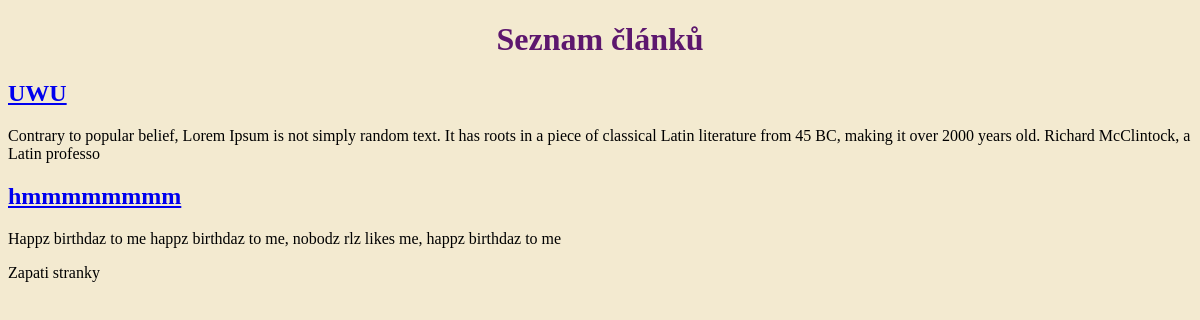
The app's page /, older data.
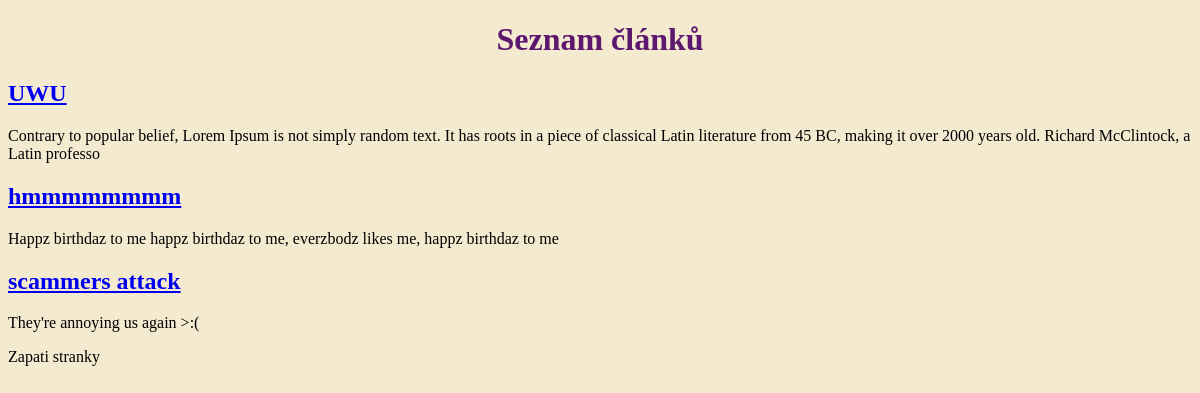
The same page, newer data.
### content/models.py (models this page shows, shortened)
class Article(models.Model):
    title = models.CharField(max_length=100)
    perex = models.TextField(max_length=200)
    text = models.TextField()
    published = models.DateTimeField()
    categories = models.ManyToManyField(Category, related_name='articles')

### content/views.py (the view)
# urls.py: path("", articles, name="articles"),
def articles(request):
    articles=Article.objects.all()
    return render(request, 'content/articles.html', {'articles': articles})

### content/templates/content/articles.html (shortened to what this page needs)
{% extends "content/base.html" %}
{% block title %}
<h1>Seznam článků</h1>
{% endblock %}
{% block main %}
    {% for article in articles %}
        <h2><a href = "{% url 'content:article' article.id %}">{{article.title}}</a></h2>
        <p>{{article.perex}}</p>
    {% endfor %}
{% endblock %}

### content/templates/content/base.html (shortened to what this page needs)
{% load static %}
<!DOCTYPE html>
<html>
<head>
    <link rel="stylesheet" type="text/css" href="{% static 'style.css' %}">
</head>
<body>
    {% block title %}
    {% endblock %}
    <main>
        {% block main %}
        {% endblock %}
    </main>
    {% include 'content/footer.html' %}
</body>
</html>

### content/templates/content/footer.html
<footer>
    Zapati stranky
</footer>

### static/style.css (style rules this page uses)
body { background-color: rgb(243, 234, 208); }
h1 { color: rgb(93, 23, 110); text-align: center; }

Row changes from the older to the newer data that the page shows:
changed Article "hmmmmmmmm": perex "Happz birthdaz to me happz birthdaz to me, nobodz rlz likes me, happz birthdaz to me" → "Happz birthdaz to me happz birthdaz to me, everzbodz likes me, happz birthdaz to me"
added Article: title "scammers attack", perex "They're annoying us again >:("
